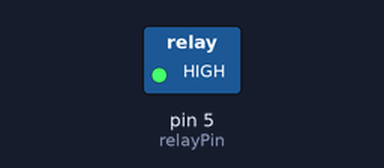
Bench run of a sketch on a simulated Arduino Uno, built with avr-gcc and run on an emulated ATmega328P. Shown: switched loads named in the sketch (green lamp = pin HIGH). Dashed ring = blinking.

Above: at 0.2 s.
Timing chart, 0 to 3.0 s (numbered marks = the images above):
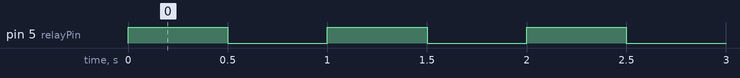

Measured:
- by itself, pin 5 (relayPin): alternates HIGH for 0.50 s and LOW for 0.50 s

The sketch:

clickingRelay.ino
```cpp
 // The WeMos relay requires pin D1
 // that translates to pin 5
 int relayPin = 5;

void setup() {
  // Set the pin mode and set to low
  pinMode(relayPin, OUTPUT);
  digitalWrite(relayPin, LOW);
}

void loop() {
  // alternate the relay state every 1/2 second
  digitalWrite(relayPin, !digitalRead(relayPin));
  delay(500);
}
```
